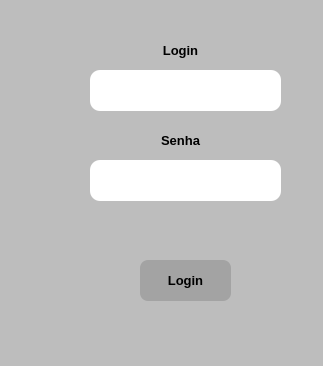
<?xml version="1.0" encoding="UTF-8"?>
<ui version="4.0">
 <class>MainWindow</class>
 <widget class="QMainWindow" name="MainWindow">
  <property name="geometry">
   <rect>
    <x>0</x>
    <y>0</y>
    <width>323</width>
    <height>366</height>
   </rect>
  </property>
  <property name="windowTitle">
   <string>MainWindow</string>
  </property>
  <property name="styleSheet">
   <string notr="true">background-color: rgb(189, 189, 189);
</string>
  </property>
  <widget class="QWidget" name="centralwidget">
   <widget class="QLineEdit" name="lineEdit">
    <property name="geometry">
     <rect>
      <x>90</x>
      <y>70</y>
      <width>191</width>
      <height>41</height>
     </rect>
    </property>
    <property name="font">
     <font>
      <family>Arial</family>
      <pointsize>12</pointsize>
     </font>
    </property>
    <property name="cursor">
     <cursorShape>ArrowCursor</cursorShape>
    </property>
    <property name="styleSheet">
     <string notr="true">background-color: rgb(255, 255, 255);
border-radius:10px;</string>
    </property>
   </widget>
   <widget class="QLineEdit" name="lineEdit_2">
    <property name="enabled">
     <bool>true</bool>
    </property>
    <property name="geometry">
     <rect>
      <x>90</x>
      <y>160</y>
      <width>191</width>
      <height>41</height>
     </rect>
    </property>
    <property name="font">
     <font>
      <family>Arial</family>
      <pointsize>12</pointsize>
     </font>
    </property>
    <property name="cursor">
     <cursorShape>ArrowCursor</cursorShape>
    </property>
    <property name="styleSheet">
     <string notr="true">background-color: rgb(255, 255, 255);
border-radius:10px;
border-color:black;</string>
    </property>
   </widget>
   <widget class="QPushButton" name="pushButton_2">
    <property name="geometry">
     <rect>
      <x>140</x>
      <y>260</y>
      <width>91</width>
      <height>41</height>
     </rect>
    </property>
    <property name="font">
     <font>
      <family>Arial</family>
      <pointsize>10</pointsize>
      <weight>75</weight>
      <bold>true</bold>
     </font>
    </property>
    <property name="styleSheet">
     <string notr="true">border-color:black;
background-color: rgb(163, 163, 163);
border-radius:8px;</string>
    </property>
    <property name="text">
     <string>Login</string>
    </property>
    <property name="checkable">
     <bool>false</bool>
    </property>
    <property name="flat">
     <bool>false</bool>
    </property>
   </widget>
   <widget class="QLabel" name="label">
    <property name="geometry">
     <rect>
      <x>130</x>
      <y>40</y>
      <width>101</width>
      <height>21</height>
     </rect>
    </property>
    <property name="font">
     <font>
      <family>Arial</family>
      <pointsize>10</pointsize>
      <weight>75</weight>
      <bold>true</bold>
     </font>
    </property>
    <property name="layoutDirection">
     <enum>Qt::LeftToRight</enum>
    </property>
    <property name="frameShadow">
     <enum>QFrame::Plain</enum>
    </property>
    <property name="text">
     <string>Login</string>
    </property>
    <property name="alignment">
     <set>Qt::AlignCenter</set>
    </property>
   </widget>
   <widget class="QLabel" name="label_2">
    <property name="geometry">
     <rect>
      <x>130</x>
      <y>130</y>
      <width>101</width>
      <height>21</height>
     </rect>
    </property>
    <property name="font">
     <font>
      <family>Arial</family>
      <pointsize>10</pointsize>
      <weight>75</weight>
      <bold>true</bold>
     </font>
    </property>
    <property name="text">
     <string>Senha</string>
    </property>
    <property name="alignment">
     <set>Qt::AlignCenter</set>
    </property>
   </widget>
   <widget class="QLabel" name="label_3">
    <property name="geometry">
     <rect>
      <x>40</x>
      <y>70</y>
      <width>41</width>
      <height>41</height>
     </rect>
    </property>
    <property name="midLineWidth">
     <number>1</number>
    </property>
    <property name="text">
     <string/>
    </property>
    <property name="pixmap">
     <pixmap>../Icones/login.png</pixmap>
    </property>
   </widget>
   <widget class="QLabel" name="label_4">
    <property name="geometry">
     <rect>
      <x>40</x>
      <y>160</y>
      <width>41</width>
      <height>41</height>
     </rect>
    </property>
    <property name="midLineWidth">
     <number>1</number>
    </property>
    <property name="text">
     <string/>
    </property>
    <property name="pixmap">
     <pixmap>../Icones/senha.png</pixmap>
    </property>
   </widget>
   <widget class="QLabel" name="label_5">
    <property name="geometry">
     <rect>
      <x>90</x>
      <y>260</y>
      <width>41</width>
      <height>41</height>
     </rect>
    </property>
    <property name="midLineWidth">
     <number>1</number>
    </property>
    <property name="text">
     <string/>
    </property>
    <property name="pixmap">
     <pixmap>../Icones/entrar.png</pixmap>
    </property>
   </widget>
   <widget class="QLabel" name="label_7">
    <property name="geometry">
     <rect>
      <x>70</x>
      <y>210</y>
      <width>221</width>
      <height>41</height>
     </rect>
    </property>
    <property name="font">
     <font>
      <family>Arial Black</family>
      <pointsize>10</pointsize>
      <weight>75</weight>
      <bold>true</bold>
     </font>
    </property>
    <property name="midLineWidth">
     <number>1</number>
    </property>
    <property name="text">
     <string/>
    </property>
    <property name="alignment">
     <set>Qt::AlignCenter</set>
    </property>
   </widget>
  </widget>
  <widget class="QMenuBar" name="menubar">
   <property name="geometry">
    <rect>
     <x>0</x>
     <y>0</y>
     <width>323</width>
     <height>21</height>
    </rect>
   </property>
  </widget>
  <widget class="QStatusBar" name="statusbar"/>
 </widget>
 <resources/>
 <connections/>
</ui>
